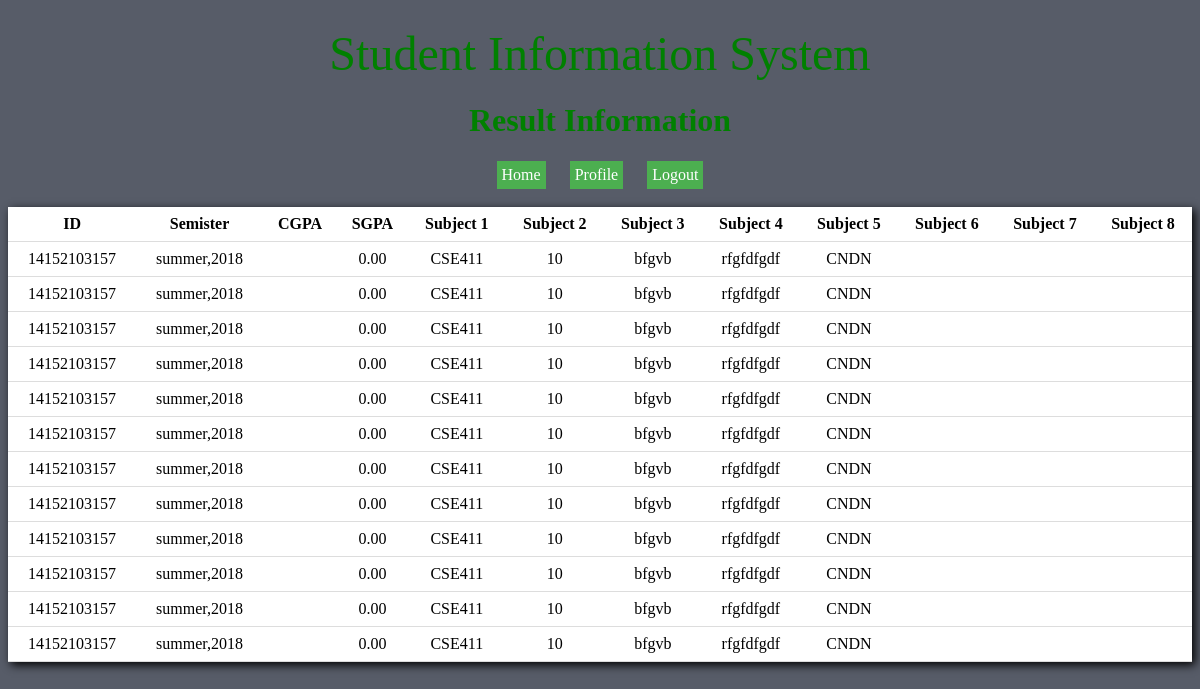
The app's page /view_semester_result.php (signed in) with its own data.
### tables this page shows
CREATE TABLE `result` (
  `ID` varchar(50) NOT NULL,
  `semester` varchar(50) NOT NULL,
  `cgpa` varchar(50) NOT NULL,
  `sgpa` varchar(50) NOT NULL,
  `s1` varchar(50) NOT NULL,
  `s2` varchar(50) NOT NULL,
  `s3` varchar(500) NOT NULL,
  `s4` varchar(50) NOT NULL,
  `s5` varchar(50) NOT NULL,
  `s6` varchar(50) NOT NULL,
  `s7` varchar(50) NOT NULL,
  `s8` varchar(50) NOT NULL
);

### view_semester_result.php (the view, shortened to what this page needs)
<!DOCTYPE html PUBLIC "-//W3C//DTD XHTML 1.0 Transitional//EN" "http://www.w3.org/TR/xhtml1/DTD/xhtml1-transitional.dtd">
<html xmlns="http://www.w3.org/1999/xhtml">
<head>
<link rel="stylesheet" type="text/css" href="Style/viewtablesearch.css" />
</head>
<body>
<br>
<center><font size="8" color="green">Student Information System</font></center>
<center><h1><font color="green">Result Information</font></h1></center>
<center>
<a href="student.php" target="_blank">
Home
</a>
<a href="profile.php" target="_blank">
Profile
</a>
<a href="student_login.php" target="_blank">
Logout
</a>
</center>
	<br>
	<table>
    	<tr>
            <th>ID</th>
            <th>Semister</th>
			<th>CGPA</th>
			<th>SGPA</th>
            <th>Subject 1</th>
            <th>Subject 2</th>
            <th>Subject 3</th>
			 <th>Subject 4</th>
			 <th>Subject 5</th>
			 <th>Subject 6</th>
			 <th>Subject 7</th>
			 <th>Subject 8</th>
    	</tr>
        <?php
			include "connect.php";
			 if(isset($_SESSION['sess_ID']))
    {
			$i = "select * from result where ID= '".$_SESSION['sess_ID']."'";
			$h = mysql_query($i);
			while($tr=mysql_fetch_array($h))
			{
		?>
        <tr>
        	<td><?php echo $tr[0]; ?></td>
            <td><?php echo $tr[1]; ?></td>
            <td><?php echo $tr[2]; ?></td>
            <td><?php echo $tr[3]; ?></td>
            <td><?php echo $tr[4]; ?></td>
			<td><?php echo $tr[5]; ?></td>
			<td><?php echo $tr[6]; ?></td>
			<td><?php echo $tr[7]; ?></td>
			<td><?php echo $tr[8]; ?></td>
			<td><?php echo $tr[9]; ?></td>
			<td><?php echo $tr[10]; ?></td>
			<td><?php echo $tr[11]; ?></td>
        </tr>
        <?php
			}
			}
		?>
    </table>
</body>
</html>

### Style/viewtablesearch.css (style rules this page uses)
body { background:#575c68; background-repeat:no-repeat; ` background-size:cover; background-attachment:fixed; }
a:link { text-decoration:none; color:#000; }
td,th { padding: 8px; text-align: center; border-bottom: 1px solid #ddd; }
table { border-collapse:collapse; width:100%; background:#FFF; height:auto; margin:auto; box-shadow:3px 3px 9px #000; }

### view_semester_result.php (style rules this page uses)
a:link, a:visited { background-color: #4CAF50; color: white; padding: 5px 5px; text-align: center; text-decoration: none; display: inline-block; }

### records on screen
result: ID "14152103157", semester "summer,2018", sgpa "0.00", s1 "CSE411", s2 "10", s3 "bfgvb", s4 "rfgfdfgdf", s5 "CNDN"
result: ID "14152103157", semester "summer,2018", sgpa "0.00", s1 "CSE411", s2 "10", s3 "bfgvb", s4 "rfgfdfgdf", s5 "CNDN"
result: ID "14152103157", semester "summer,2018", sgpa "0.00", s1 "CSE411", s2 "10", s3 "bfgvb", s4 "rfgfdfgdf", s5 "CNDN"
result: ID "14152103157", semester "summer,2018", sgpa "0.00", s1 "CSE411", s2 "10", s3 "bfgvb", s4 "rfgfdfgdf", s5 "CNDN"
result: ID "14152103157", semester "summer,2018", sgpa "0.00", s1 "CSE411", s2 "10", s3 "bfgvb", s4 "rfgfdfgdf", s5 "CNDN"
result: ID "14152103157", semester "summer,2018", sgpa "0.00", s1 "CSE411", s2 "10", s3 "bfgvb", s4 "rfgfdfgdf", s5 "CNDN"
result: ID "14152103157", semester "summer,2018", sgpa "0.00", s1 "CSE411", s2 "10", s3 "bfgvb", s4 "rfgfdfgdf", s5 "CNDN"
result: ID "14152103157", semester "summer,2018", sgpa "0.00", s1 "CSE411", s2 "10", s3 "bfgvb", s4 "rfgfdfgdf", s5 "CNDN"
result: ID "14152103157", semester "summer,2018", sgpa "0.00", s1 "CSE411", s2 "10", s3 "bfgvb", s4 "rfgfdfgdf", s5 "CNDN"
result: ID "14152103157", semester "summer,2018", sgpa "0.00", s1 "CSE411", s2 "10", s3 "bfgvb", s4 "rfgfdfgdf", s5 "CNDN"
result: ID "14152103157", semester "summer,2018", sgpa "0.00", s1 "CSE411", s2 "10", s3 "bfgvb", s4 "rfgfdfgdf", s5 "CNDN"
result: ID "14152103157", semester "summer,2018", sgpa "0.00", s1 "CSE411", s2 "10", s3 "bfgvb", s4 "rfgfdfgdf", s5 "CNDN"
